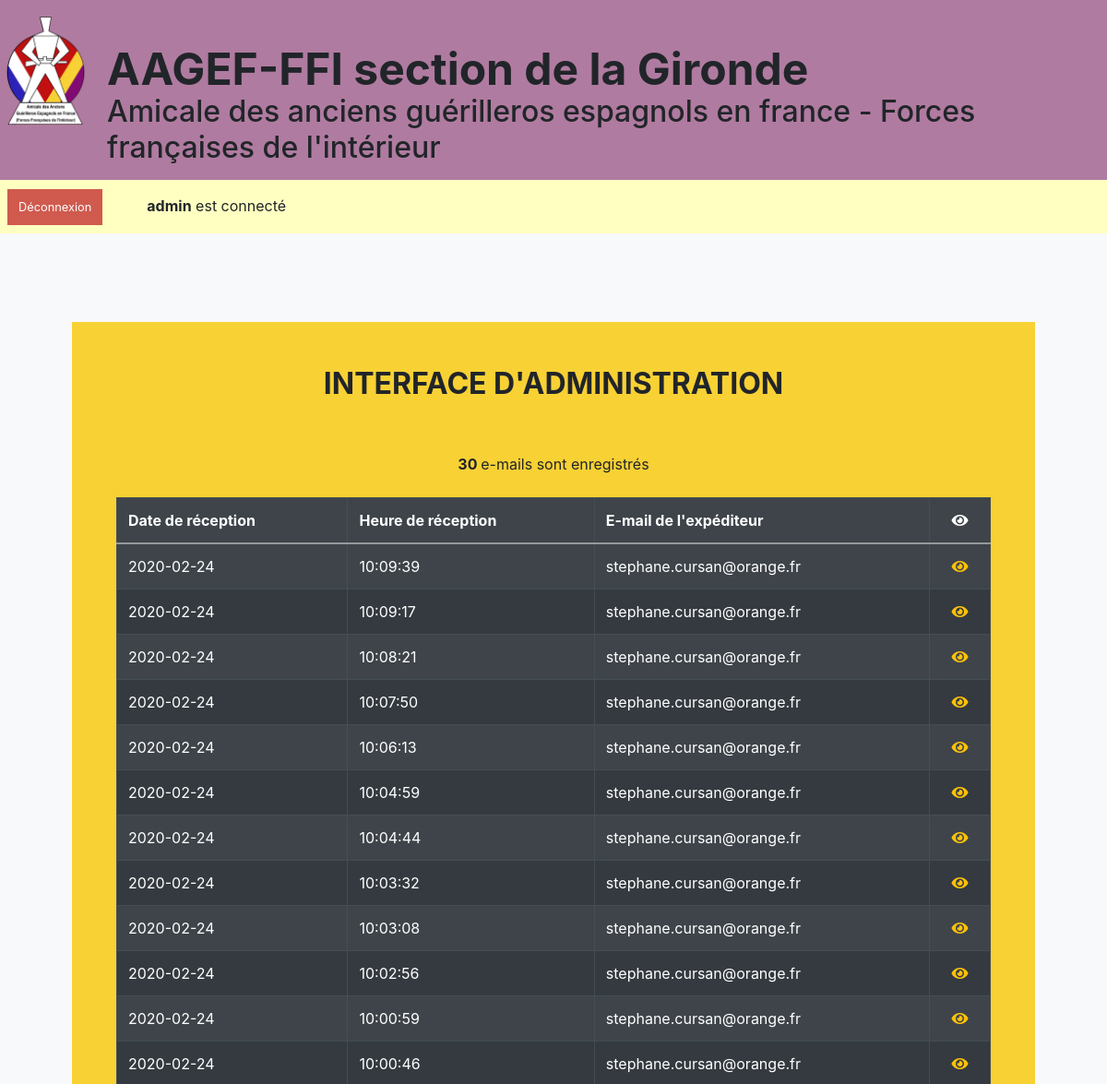
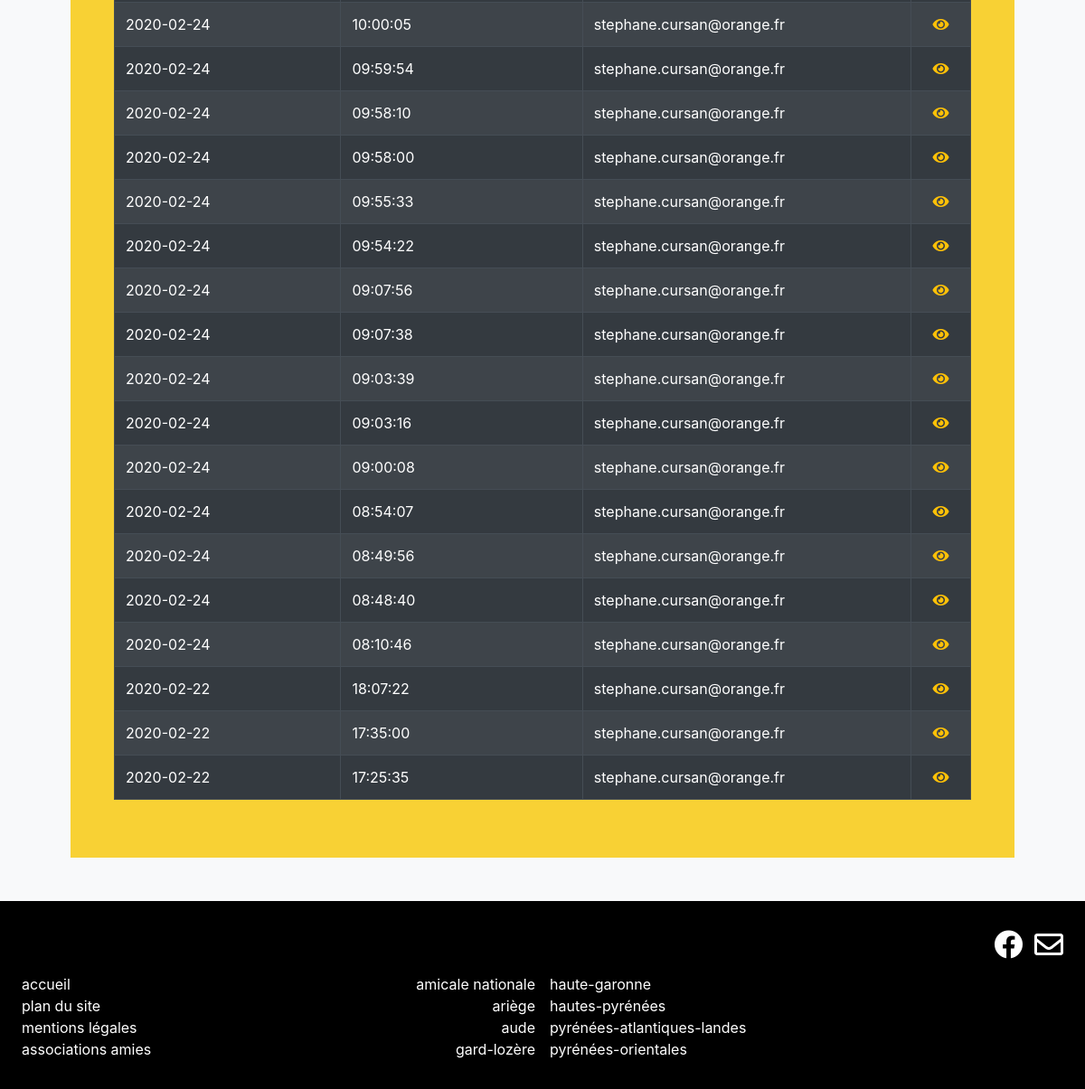
/backoffice.php (signed in), run on the app's committed database (2 pictures, top to bottom).
### tables this page shows
CREATE TABLE `emails` (
  `id` int(11) UNSIGNED NOT NULL,
  `mailing_date` date NOT NULL,
  `mailing_time` time NOT NULL,
  `ip` varchar(15) NOT NULL,
  `name` varchar(50) NOT NULL,
  `firstname` varchar(50) NOT NULL,
  `email` varchar(50) NOT NULL,
  `message` text NOT NULL
);

### backoffice.php (the view, shortened to what this page needs)
<?php
    include("head.php");
    include("header.php");
?>
<div class="row mx-0 headerBreadcrumb py-4 pl-2">
    <div class="col-lg-1 col-md-1 px-0">
        <a class="logoutSession_button" href="backoffice.php?logout=ok">Déconnexion</a>
    </div>
    <div class="col-lg-11 col-md col-sm px-0">
        <?php
            if(isset($_GET['logout'])) {
                if($_GET['logout'] == true) {
                    session_unset();
                    header("location:login.php");
                }
            } elseif ($_SESSION['username'] !== "") {
                $user = $_SESSION['username'];
                echo "<div class='pl-lg-1 ml-md-5 pl-md-5 pl-sm-4'><strong>".$user."</strong> est connecté</div>";
            }
        ?>
    </div>
</div>
<main class="container mt-5 pt-5 px-5">
    <section class="mb-5 p-5 text-justify homeText">
        <div class="row">
            <div class="col-lg text-center">
                <h2 class="font-weight-bold text-uppercase">interface d'administration</h2>
            </div>
        </div>
        <?php
            $server = "localhost";
            $db = "modula_test";
            $user = "root";
            $pwd = "root";
            try {
                $dbco = new PDO("mysql:host=$server;dbname=$db", $user, $pwd);
                $dbco->setAttribute(PDO::ATTR_ERRMODE, PDO::ERRMODE_EXCEPTION);
            } catch (PDOException $e) {
                echo "Impossible de traiter les données. Erreur : " . $e->getMessage();
            }
            $req = $dbco->prepare("
                SELECT
                    id, mailing_date, mailing_time, email
                FROM
                    emails
                ORDER BY
                    mailing_date DESC, mailing_time DESC
            ");
            $req->execute();
            $count = $req->rowCount();
            echo "<div class='mt-5 mb-4 text-center'>";
                echo "<strong>".$count." </strong>e-mails sont enregistrés";
            echo "</div>";
            echo "<article class='table-responsive'>";
                echo "<table class='table table-dark table-bordered table-striped table-hover>";
                    echo "<thead class='thead-dark font-weight-bold'>";
                        echo "<tr>";
                            echo "<th scope='col'>Date de réception</th>";
                            echo "<th scope='col'>Heure de réception</th>";
                            echo "<th scope='col'>E-mail de l'expéditeur</th>";
                            echo "<th scope='col' class='text-center'>
                                <i class='fas fa-eye' title='voir les messages'></i></th>";
                        echo "</tr>";
                    echo "<tbody>";
                        while ($data = $req->fetch()) {
                            echo "<tr>";
                                echo "<td>".$data['mailing_date']."</td>";
                                echo "<td>".$data['mailing_time']."</td>";
                                echo "<td>".$data['email']."</td>";
                                echo "<td class='text-center'><a href='backoffice.php?id=".$data['id']."'>
                                    <i class='text-warning fas fa-eye' title='voir le message'></i></td>";
                            echo "</tr>";
                        }
                    echo "</tbody>";
                echo "</table>";
            echo "</article>";
        ?>
    </section>
</main>
<?php include("footer.php"); ?>

### css/style.css (style rules this page uses)
* { box-sizing: border-box; -moz-box-sizing: border-box; margin: 0; padding: 0; }
.headerBreadcrumb { background-color: #ffffc1; line-height: .6; }
.headerBreadcrumb a { color: #000; font-weight: bold; }
.homeText { background-color: #f8d134; }
.headerBreadcrumb a.logoutSession_button { background-color: #d05a4e; padding: 12px; color: #fff; font-weight: normal; font-size: 0.8em; }

### data on the page
emails: mailing_date "2020-02-24", mailing_time "10:09:39", email "stephane.cursan@orange.fr"
emails: mailing_date "2020-02-24", mailing_time "10:09:17", email "stephane.cursan@orange.fr"
emails: mailing_date "2020-02-24", mailing_time "10:08:21", email "stephane.cursan@orange.fr"
emails: mailing_date "2020-02-24", mailing_time "10:07:50", email "stephane.cursan@orange.fr"
emails: mailing_date "2020-02-24", mailing_time "10:06:13", email "stephane.cursan@orange.fr"
emails: mailing_date "2020-02-24", mailing_time "10:04:59", email "stephane.cursan@orange.fr"
emails: mailing_date "2020-02-24", mailing_time "10:04:44", email "stephane.cursan@orange.fr"
emails: mailing_date "2020-02-24", mailing_time "10:03:32", email "stephane.cursan@orange.fr"
emails: mailing_date "2020-02-24", mailing_time "10:03:08", email "stephane.cursan@orange.fr"
emails: mailing_date "2020-02-24", mailing_time "10:02:56", email "stephane.cursan@orange.fr"
emails: mailing_date "2020-02-24", mailing_time "10:00:59", email "stephane.cursan@orange.fr"
emails: mailing_date "2020-02-24", mailing_time "10:00:46", email "stephane.cursan@orange.fr"
emails: mailing_date "2020-02-24", mailing_time "10:00:05", email "stephane.cursan@orange.fr"
emails: mailing_date "2020-02-24", mailing_time "09:59:54", email "stephane.cursan@orange.fr"
emails: mailing_date "2020-02-24", mailing_time "09:58:10", email "stephane.cursan@orange.fr"
emails: mailing_date "2020-02-24", mailing_time "09:58:00", email "stephane.cursan@orange.fr"
emails: mailing_date "2020-02-24", mailing_time "09:55:33", email "stephane.cursan@orange.fr"
emails: mailing_date "2020-02-24", mailing_time "09:54:22", email "stephane.cursan@orange.fr"
emails: mailing_date "2020-02-24", mailing_time "09:07:56", email "stephane.cursan@orange.fr"
emails: mailing_date "2020-02-24", mailing_time "09:07:38", email "stephane.cursan@orange.fr"
emails: mailing_date "2020-02-24", mailing_time "09:03:39", email "stephane.cursan@orange.fr"
emails: mailing_date "2020-02-24", mailing_time "09:03:16", email "stephane.cursan@orange.fr"
emails: mailing_date "2020-02-24", mailing_time "09:00:08", email "stephane.cursan@orange.fr"
emails: mailing_date "2020-02-24", mailing_time "08:54:07", email "stephane.cursan@orange.fr"
emails: mailing_date "2020-02-24", mailing_time "08:49:56", email "stephane.cursan@orange.fr"
emails: mailing_date "2020-02-24", mailing_time "08:48:40", email "stephane.cursan@orange.fr"
emails: mailing_date "2020-02-24", mailing_time "08:10:46", email "stephane.cursan@orange.fr"
emails: mailing_date "2020-02-22", mailing_time "18:07:22", email "stephane.cursan@orange.fr"
emails: mailing_date "2020-02-22", mailing_time "17:35:00", email "stephane.cursan@orange.fr"
emails: mailing_date "2020-02-22", mailing_time "17:25:35", email "stephane.cursan@orange.fr"

### other printed values
$user "admin"
$count "30"
